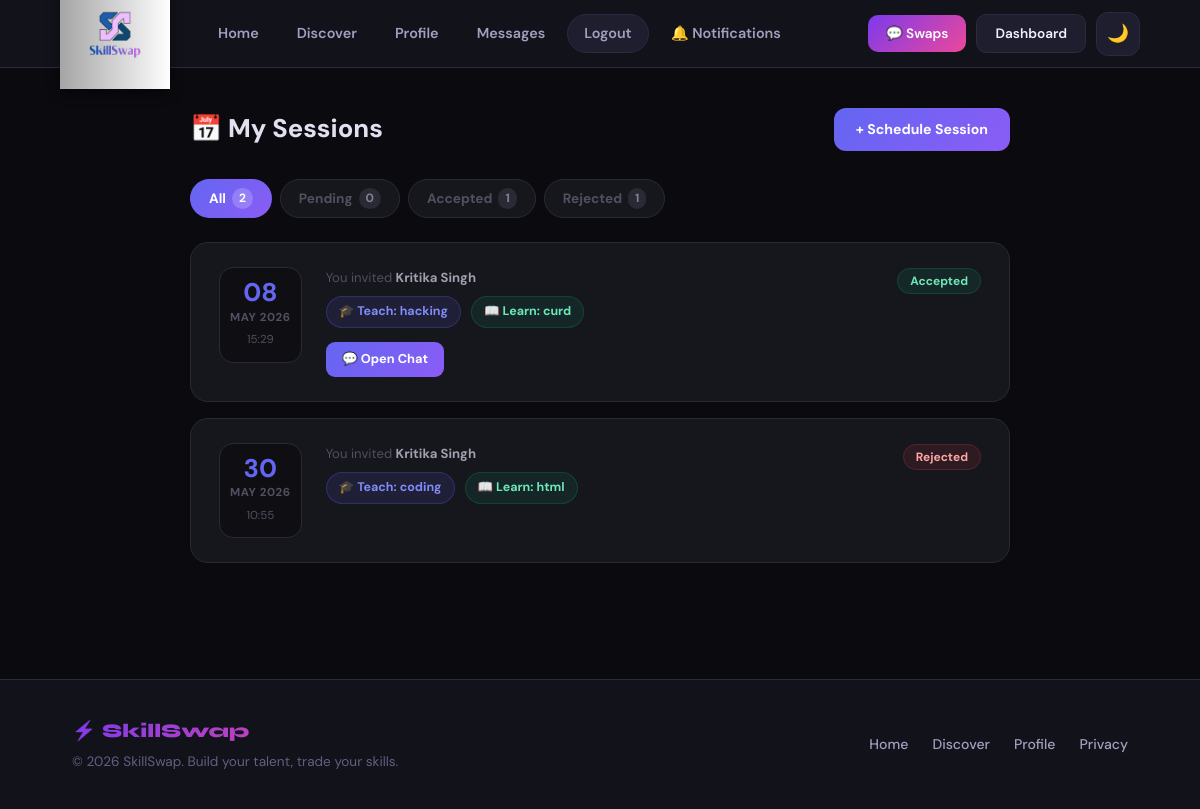
The page /session_list.php (signed in) on the database its author committed.
### tables this page shows
CREATE TABLE `sessions` (
  `session_id` int(11) NOT NULL,
  `user1_id` int(11) NOT NULL,
  `user2_id` int(11) NOT NULL,
  `skill_offered` varchar(100) NOT NULL,
  `skill_requested` varchar(100) NOT NULL,
  `date_time` datetime NOT NULL,
  `status` enum('Pending','Accepted','Rejected') NOT NULL DEFAULT 'Pending'
);

### session_list.php (the view, shortened to what this page needs)
<?php
include 'db.php';
$user_id = $_SESSION['user_id'];
$filter  = isset($_GET['filter']) ? $_GET['filter'] : 'all';
$where = $filter === 'all' ? "" : "AND s.status = '" . $conn->real_escape_string($filter) . "'";
$stmt = $conn->prepare("
    SELECT s.*,
           CONCAT(u1.first_name, ' ', u1.last_name) AS creator_name,
           CONCAT(u2.first_name, ' ', u2.last_name) AS partner_name
    FROM sessions s
    JOIN users u1 ON u1.user_id = s.user1_id
    JOIN users u2 ON u2.user_id = s.user2_id
    WHERE (s.user1_id = ? OR s.user2_id = ?) $where
    ORDER BY s.date_time ASC
");
$stmt->bind_param("ii", $user_id, $user_id);
$stmt->execute();
$sessions = $stmt->get_result()->fetch_all(MYSQLI_ASSOC);
$counts_stmt = $conn->prepare("
    SELECT status, COUNT(*) AS cnt FROM sessions
    WHERE user1_id = ? OR user2_id = ?
    GROUP BY status
");
$counts_stmt->bind_param("ii", $user_id, $user_id);
$counts_stmt->execute();
$counts_raw = $counts_stmt->get_result()->fetch_all(MYSQLI_ASSOC);
$counts = ['all' => 0, 'Pending' => 0, 'Accepted' => 0, 'Rejected' => 0];
foreach ($counts_raw as $r) {
    $counts[$r['status']] = (int)$r['cnt'];
    $counts['all'] += (int)$r['cnt'];
}
include 'includes/header.php';
?>
<div class="sl-wrap">
    <div class="sl-header">
        <div class="sl-title">📅 My Sessions</div>
        <a href="create_session.php" class="btn-create">+ Schedule Session</a>
    </div>
    <div class="sl-tabs">
        <?php
        $tabs = ['all' => 'All', 'Pending' => 'Pending', 'Accepted' => 'Accepted', 'Rejected' => 'Rejected'];
        foreach ($tabs as $key => $label):
            $active = ($filter === $key) ? 'active' : '';
        ?>
            <a href="session_list.php?filter=<?= $key ?>" class="sl-tab <?= $active ?>">
                <?= $label ?>
                <span class="sl-tab-count"><?= $counts[$key] ?></span>
            </a>
        <?php endforeach; ?>
    </div>
    <?php if (empty($sessions)): ?>
        <div class="sl-empty">
            <div class="icon">📭</div>
            <p>No sessions found. <a href="create_session.php" style="color:#6366f1;font-weight:700;">Schedule one →</a></p>
        </div>
    <?php else: ?>
        <?php foreach ($sessions as $s):
            $is_creator = ($s['user1_id'] == $user_id);
            $other_name = $is_creator ? $s['partner_name'] : $s['creator_name'];
            $other_id   = $is_creator ? $s['user2_id'] : $s['user1_id'];
            $dt         = new DateTime($s['date_time']);
            $status_cls = ['Pending' => 'st-pending', 'Accepted' => 'st-accepted', 'Rejected' => 'st-rejected'][$s['status']] ?? 'st-pending';
        ?>
        <div class="sess-card">
            <div class="sess-date-block">
                <div class="sess-date-day"><?= $dt->format('d') ?></div>
                <div class="sess-date-month"><?= $dt->format('M Y') ?></div>
                <div class="sess-date-time"><?= $dt->format('H:i') ?></div>
            </div>
            <div class="sess-body">
                <div class="sess-people">
                    <?= $is_creator ? 'You invited' : 'Invited by' ?>
                    <strong><?= htmlspecialchars($other_name) ?></strong>
                </div>
                <div class="sess-skills">
                    <span class="sess-skill skill-teach">🎓 Teach: <?= htmlspecialchars($s['skill_offered']) ?></span>
                    <span class="sess-skill skill-learn">📖 Learn: <?= htmlspecialchars($s['skill_requested']) ?></span>
                </div>
                <div class="sess-actions">
                    <?php if ($s['status'] === 'Pending'): ?>
                        <?php if (!$is_creator): ?>
                            <a href="session_list.php?action=accept&id=<?= $s['session_id'] ?>&filter=<?= $filter ?>" class="sa-btn sa-accept">✅ Accept</a>
                            <a href="session_list.php?action=reject&id=<?= $s['session_id'] ?>&filter=<?= $filter ?>"
                               class="sa-btn sa-reject"
                               onclick="return confirm('Reject this session?')">❌ Reject</a>
                        <?php else: ?>
                            <span style="font-size:0.8rem; color:#505060; padding:7px 0;">Waiting for response…</span>
                            <a href="session_list.php?action=cancel&id=<?= $s['session_id'] ?>&filter=<?= $filter ?>"
                               class="sa-btn sa-cancel"
                               onclick="return confirm('Cancel this session request?')">🗑 Cancel</a>
                        <?php endif; ?>
                    <?php elseif ($s['status'] === 'Accepted'): ?>
                        <a href="chat.php?user_id=<?= $other_id ?>" class="sa-btn sa-chat">💬 Open Chat</a>
                    <?php endif; ?>
                </div>
            </div>
            <div>
                <span class="status-badge <?= $status_cls ?>"><?= $s['status'] ?></span>
            </div>
        </div>
        <?php endforeach; ?>
    <?php endif; ?>
</div>
<?php include 'includes/footer.php'; ?>

### style.css (style rules this page uses)
:root { --bg: #0a0a0f; --bg2: #12121a; --bg3: #1a1a26; --surface: #1e1e2e; --surface2: #252538; --border: #2a2a40; --border2: #3a3a55; --text: #f0f0ff; --text2: #a0a0c0; --text3: #606080; --violet: #7c3aed; --violet-l: #9f67ff; --violet-d: #5b21b6; --pink: #ec4899; --pink-l: #f472b6; --cyan: #06b6d4; --cyan-l: #22d3ee; --amber: #f59e0b; --amber-l: #fbbf24; --green: #10b981; --green-l: #34d399; --red: #ef4444; --grad-main: linear-gradient(135deg, #7c3aed 0%, #ec4899 100%); --grad-cyan: linear-gradient(135deg, #06b6d4 0%, #7c3aed 100%); --grad-warm: linear-gradient(135deg, #f59e0b 0%, #ec4899 100%); --grad-green: linear-gradient(135deg, #10b981 0%, #06b6d4 100%); --nav-h: 68px; --radius: 14px; --radius-lg: 20px; --radius-xl: 28px; --shadow: 0 4px 24px rgba(0,0,0,0.4); --shadow-lg: 0 8px 40px rgba(0,0,0,0.5); --glow-v: 0 0 30px rgba(124,58,237,0.3); --glow-p: 0 0 30px rgba(236,72,153,0.3); }
*, *::before, *::after { box-sizing: border-box; margin: 0; padding: 0; }
html { scroll-behavior: smooth; }
body { background: var(--bg); color: var(--text); font-family: 'DM Sans', sans-serif; font-size: 1rem; line-height: 1.6; min-height: 100vh; transition: background .3s, color .3s; }
a { color: var(--violet-l); text-decoration: none; }

### session_list.php (style rules this page uses)
.sl-wrap { max-width: 860px; margin: 40px auto; padding: 0 20px 60px; }
.sl-header { display: flex; justify-content: space-between; align-items: center; margin-bottom: 28px; flex-wrap: wrap; gap: 14px; }
.sl-title { font-size: 1.6rem; font-weight: 800; color: #e0e0f0; }
.btn-create { padding: 10px 22px; border-radius: 12px; font-weight: 700; font-size: 0.88rem; background: linear-gradient(135deg,#6366f1,#8b5cf6); color: #fff; text-decoration: none; transition: opacity 0.2s; }
.sl-tabs { display: flex; gap: 8px; margin-bottom: 24px; flex-wrap: wrap; }
.sl-tab { padding: 8px 18px; border-radius: 99px; font-size: 0.85rem; font-weight: 700; color: #505060; background: #16161d; border: 1px solid #2a2a35; text-decoration: none; transition: all 0.2s; display: flex; align-items: center; gap: 6px; }
.sl-tab.active { background: linear-gradient(135deg,#6366f1,#8b5cf6); color: #fff; border-color: transparent; }
.sl-tab-count { background: rgba(255,255,255,0.2); color: inherit; font-size: 0.75rem; padding: 1px 7px; border-radius: 99px; }
.sl-tab:not(.active) .sl-tab-count { background: #2a2a35; color: #808090; }
.sess-card { background: #16161d; border: 1px solid #2a2a35; border-radius: 18px; padding: 24px 28px; margin-bottom: 16px; display: flex; gap: 24px; align-items: flex-start; transition: border-color 0.2s, transform 0.15s; }
.sess-date-block { min-width: 70px; text-align: center; background: #0f0f13; border: 1px solid #2a2a35; border-radius: 14px; padding: 12px 10px; flex-shrink: 0; }
.sess-date-day { font-size: 1.6rem; font-weight: 800; color: #6366f1; line-height: 1; }
.sess-date-month { font-size: 0.72rem; font-weight: 700; color: #505060; text-transform: uppercase; letter-spacing: 0.05em; margin-top: 3px; }
.sess-date-time { font-size: 0.72rem; color: #505060; margin-top: 4px; }
.sess-body { flex: 1; min-width: 0; }
.sess-people { font-size: 0.82rem; color: #505060; margin-bottom: 8px; }
.sess-people strong { color: #a0a0b0; }
.sess-skills { display: flex; gap: 10px; flex-wrap: wrap; margin-bottom: 14px; }
.sess-skill { padding: 5px 12px; border-radius: 99px; font-size: 0.78rem; font-weight: 700; }
.skill-teach { background: rgba(99,102,241,0.12); color: #818cf8; border: 1px solid rgba(99,102,241,0.25); }
.skill-learn { background: rgba(16,185,129,0.1); color: #6ee7b7; border: 1px solid rgba(16,185,129,0.2); }
.sess-actions { display: flex; gap: 8px; flex-wrap: wrap; }
.sa-btn { padding: 7px 16px; border-radius: 9px; font-size: 0.8rem; font-weight: 700; text-decoration: none; border: none; cursor: pointer; transition: opacity 0.2s; display: inline-block; }
.sa-chat { background: linear-gradient(135deg,#6366f1,#8b5cf6); color: #fff; }
.status-badge { padding: 4px 12px; border-radius: 99px; font-size: 0.75rem; font-weight: 700; margin-left: auto; flex-shrink: 0; }
.st-accepted { background: rgba(16,185,129,0.1); color: #6ee7b7; border: 1px solid rgba(16,185,129,0.2); }
.st-rejected { background: rgba(239,68,68,0.1); color: #fca5a5; border: 1px solid rgba(239,68,68,0.2); }

### rows shown on the page
sessions: date_time "08", date_time "MAY 2026", date_time "15:29", user1_id "You invited", other_name "Kritika Singh", skill_offered "hacking", skill_requested "curd", status "Accepted"
sessions: date_time "30", date_time "MAY 2026", date_time "10:55", user1_id "You invited", other_name "Kritika Singh", skill_offered "coding", skill_requested "html", status "Rejected"

### other values the page prints
$label "All"
$counts[$key] "2"
$label "Pending"
$counts[$key] "0"
$label "Accepted"
$counts[$key] "1"
$label "Rejected"
